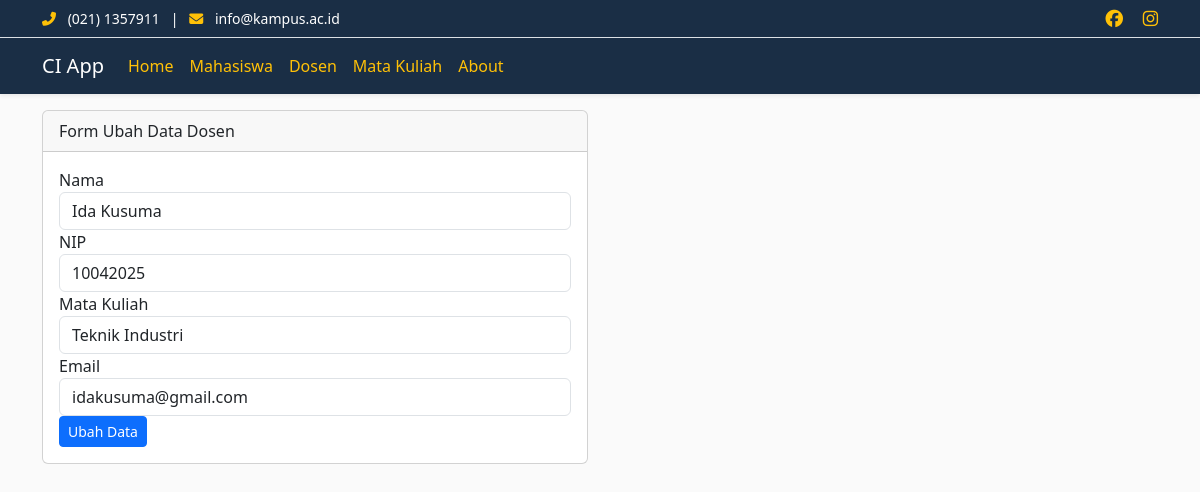
Page /dosen/ubah/1 on the committed database.
### tables this page shows
CREATE TABLE `dosen` (
  `nama` varchar(100) NOT NULL,
  `nip` varchar(11) NOT NULL,
  `matakuliah` enum('Teknik Informatika','Teknik Mesin','Teknik Industri','') NOT NULL,
  `email` varchar(100) NOT NULL,
  `id` int(11) NOT NULL
);

### application/controllers/Dosen.php (called while the page is built, shortened)
<?php
class Dosen extends CI_Controller {
    public function __construct()
    {
        $this->load->model('Dosen_model');
        $this->load->library('form_validation');
    }
    public function ubah($id)
    {
        $data['judul'] = 'Form Ubah Data Dosen';
        $data['dosen'] = $this->Dosen_model->getDosenById($id);
        $data['matakuliah'] = ['Teknik Informatika', 'Teknik Mesin', 'Teknik Industri'];
        $this->form_validation->set_rules('nama', 'Nama', 'required');
        $this->form_validation->set_rules('nip', 'NIP', 'required|numeric');
        $this->form_validation->set_rules('matakuliah', 'MataKuliah', 'required');
        $this->form_validation->set_rules('email', 'Email', 'required|valid_email');
        if ($this->form_validation->run() == FALSE) {
            $this->load->view('templates/header', $data);
            $this->load->view('dosen/ubah', $data);
            $this->load->view('templates/footer');
        } else {
            $this->Dosen_model->ubahDataDosen($this->input->post('id'));
            $this->session->set_flashdata('flash', 'Diubah');
            redirect('dosen');
        }
    }
}

### index.php (called while the page is built, shortened)
<?php
require_once BASEPATH.'core/CodeIgniter.php';

### application/models/Dosen_model.php (called while the page is built, shortened)
<?php
class Dosen_model extends CI_Model {
    public function getDosenById($id)
    {
       return $this->db->get_where('dosen', ['id' => $id])->row_array();
    }
}

### application/views/dosen/ubah.php (the view, shortened to what this page needs)
<div class="container">
    <div class="row mt-3">
        <div class="col-md-6">
            <div class="card">
                <div class="card-header">
                    Form Ubah Data Dosen
                </div>
                <div class="card-body">
                    <form action="<?= base_url('dosen/ubah/' . $dosen['id']); ?>" method="post">
                        <div class="form-group">
                            <label for="nama">Nama</label>
                            <input type="text" name="nama" class="form-control" id="nama" value="<?= $dosen['nama']; ?>">
                        </div>
                        <div class="form-group">
                            <label for="nip">NIP</label>
                            <input type="text" name="nip" class="form-control" id="nip" value="<?= $dosen['nip']; ?>">
                        </div>
                        <div class="form-group">
                            <label for="matakuliah">Mata Kuliah</label>
                            <select class="form-control" id="matakuliah" name="matakuliah">
                                <?php foreach ($matakuliah as $matkul) : ?>
                                    <option value="<?= $matkul; ?>" <?= $matkul == $dosen['matakuliah'] ? 'selected' : ''; ?>>
                                        <?= $matkul; ?>
                                    </option>
                                <?php endforeach; ?>
                            </select>
                        </div>
                        <div class="form-group">
                            <label for="email">Email</label>
                            <input type="text" name="email" class="form-control" id="email" value="<?= $dosen['email']; ?>">
                        </div>
                        <button type="submit" name="ubah" class="btn btn-primary btn-sm">Ubah Data</button>
                    </form>
                </div>
            </div>
        </div>
    </div>
</div>

### application/views/templates/header.php (style rules this page uses)
body { background-color: #FAFAFA; }

### rows in the picture
dosen: nama "Ida Kusuma", nip "10042025", matakuliah "Teknik Industri", email "idakusuma@gmail.com"
